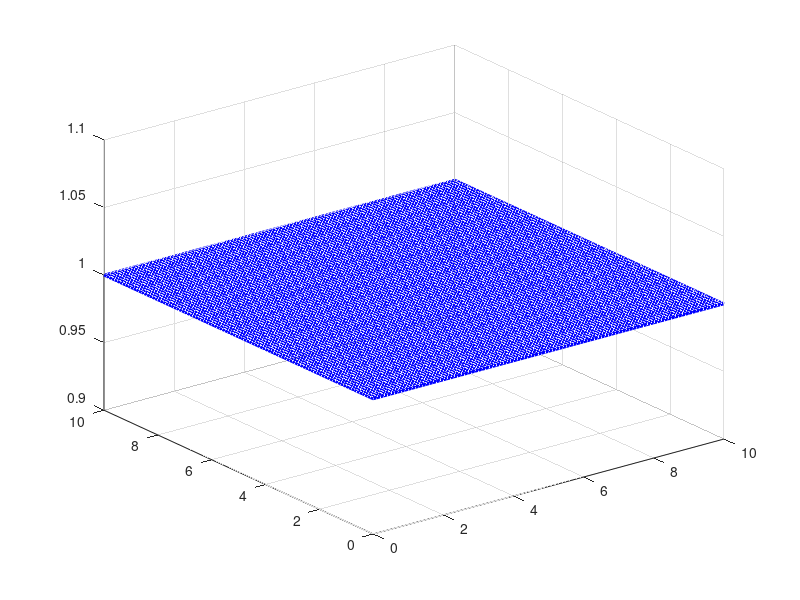

The MATLAB source for this figure: (Note: this script raises an error after producing the figure.)
clear;clc;
%%
figure('pos',[600 100 620 700]);
grids=cell(8,1);
grids{1,1}=[10 10 0.1];
grids{2,1}=[10 10 0.2];
grids{3,1}=[10 10 0.5];
grids{4,1}=[10 10 1];
grids{5,1}=[10 10 1.25];
grids{6,1}=[10 10 2];
grids{7,1}=[10 10 2.5];
grids{8,1}=[10 10 5];
gid=[0.1 0.2 0.5 1 1.25 2 2.5 5];
linecolors = jet(8);

for i=1:1:8
    temp=0:gid(i):10;    
    [x,y] = meshgrid(temp);
    temp_num=(10/gid(i))+1;
    z=ones(temp_num,temp_num)*i;
    surf(x,y,z,'FaceColor','none','EdgeColor',linecolors(i,:),'linestyle',':','linewidth',2);
    hold on;
    
    rp_coordinates=get_rp_coordinates(grids{i,1});  
    x=rp_coordinates(:,1);
    y=rp_coordinates(:,2);
    rp_num=size(rp_coordinates,1);
    z=ones(rp_num,1)*i;
    scatter3(x,y,z,'MarkerFaceColor',linecolors(i,:));
    hold on;
    
end

% axis([0 10 0 10]);
set(gca,'xtick',1:1:10,'ytick',1:1:10,'zticklabel',{gid},'fontname','Times New Roman','fontsize',17,'fontweight','bold');
xlabel('Length (m)');
ylabel('Width (m)');
zlabel('GID (m)');
grid on;

%%
% % step 1: get grid
% grids=cell(8,1);
% grids{1,1}=[10 10 0.1];
% grids{2,1}=[10 10 0.2];
% grids{3,1}=[10 10 0.5];
% grids{4,1}=[10 10 1];
% grids{5,1}=[10 10 1.25];
% grids{6,1}=[10 10 2];
% grids{7,1}=[10 10 2.5];
% grids{8,1}=[10 10 5];
% 
% %%
% gid=[0.1 0.2 0.5 1 1.25 2 2.5 5];
% linecolors = jet(8);
% figure('pos',[600 100 620 700]);
% for i=1:8
%     grd=grids{i,1};
%     rp_coordinates=get_rp_coordinates(grd);  
%     x=rp_coordinates(:,1);
%     y=rp_coordinates(:,2);
%     rp_num=size(rp_coordinates,1);
%     z=ones(rp_num,1)*i;
%     scatter3(x,y,z,'MarkerFaceColor',linecolors(i,:));
%     hold on;
% end
% axis([0 9 0 9]);
% set(gca,'xtick',1:1:10,'ytick',1:1:10,'zticklabel',{gid},'fontname','Times New Roman','fontsize',10,'fontweight','bold');
% xlabel('Length (m)');
% ylabel('Width (m)');
% zlabel('GID (m)');
% grid on;